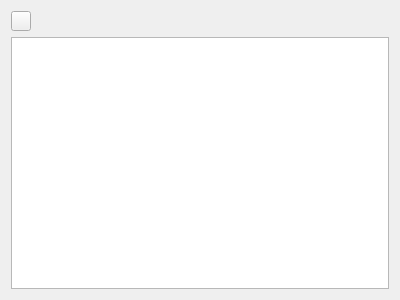
<?xml version="1.0" encoding="UTF-8"?>
<ui version="4.0">
 <class>FloatingPane</class>
 <widget class="QFrame" name="FloatingPane">
  <property name="geometry">
   <rect>
    <x>0</x>
    <y>0</y>
    <width>400</width>
    <height>300</height>
   </rect>
  </property>
  <property name="windowTitle">
   <string>Frame</string>
  </property>
  <layout class="QVBoxLayout" name="verticalLayout">
   <item>
    <widget class="QToolButton" name="btnToggle">
     <property name="minimumSize">
      <size>
       <width>20</width>
       <height>20</height>
      </size>
     </property>
     <property name="maximumSize">
      <size>
       <width>20</width>
       <height>20</height>
      </size>
     </property>
     <property name="baseSize">
      <size>
       <width>20</width>
       <height>20</height>
      </size>
     </property>
     <property name="text">
      <string/>
     </property>
     <property name="icon">
      <iconset resource="../resources/resources.qrc">
       <normaloff>:/icons/cil-chevron-left.png</normaloff>:/icons/cil-chevron-left.png</iconset>
     </property>
    </widget>
   </item>
   <item>
    <widget class="QListWidget" name="body"/>
   </item>
  </layout>
 </widget>
 <resources>
  <include location="../resources/resources.qrc"/>
 </resources>
 <connections/>
</ui>
